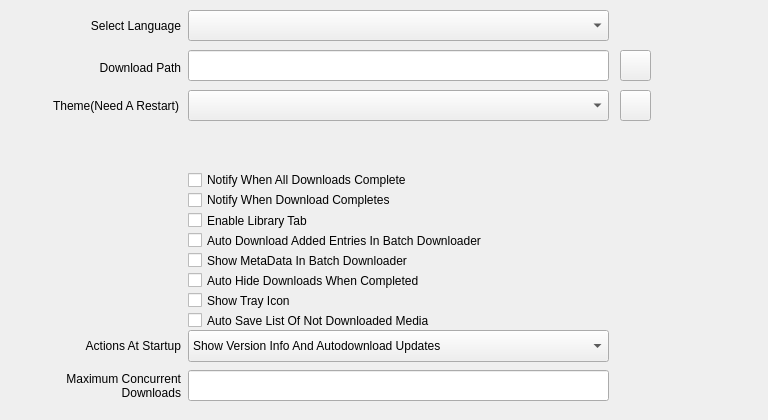
        <widget class="QWidget" name="tabWidgetConfigureGeneralOptions">
         <attribute name="title">
          <string>General Options</string>
         </attribute>
         <widget class="QLineEdit" name="lineEditConfigureDownloadPath">
          <property name="geometry">
           <rect>
            <x>188</x>
            <y>50</y>
            <width>421</width>
            <height>31</height>
           </rect>
          </property>
         </widget>
         <widget class="QPushButton" name="pbConfigureDownloadPath">
          <property name="geometry">
           <rect>
            <x>620</x>
            <y>50</y>
            <width>31</width>
            <height>31</height>
           </rect>
          </property>
          <property name="toolTip">
           <string
                                            >A Button To Open A Folder To Be Used As A Download Folder</string>
          </property>
          <property name="text">
           <string />
          </property>
         </widget>
         <widget class="QLabel" name="labelConfigureLanguage">
          <property name="geometry">
           <rect>
            <x>10</x>
            <y>10</y>
            <width>171</width>
            <height>31</height>
           </rect>
          </property>
          <property name="text">
           <string>Select Language</string>
          </property>
          <property name="alignment">
           <set
                                            >Qt::AlignmentFlag::AlignRight|Qt::AlignmentFlag::AlignTrailing|Qt::AlignmentFlag::AlignVCenter</set>
          </property>
          <property name="wordWrap">
           <bool>true</bool>
          </property>
         </widget>
         <widget class="QComboBox" name="cbConfigureLanguage">
          <property name="geometry">
           <rect>
            <x>188</x>
            <y>10</y>
            <width>421</width>
            <height>31</height>
           </rect>
          </property>
         </widget>
         <widget class="QLabel" name="labelConfigureDownloadPath">
          <property name="geometry">
           <rect>
            <x>10</x>
            <y>52</y>
            <width>171</width>
            <height>31</height>
           </rect>
          </property>
          <property name="text">
           <string>Download Path</string>
          </property>
          <property name="alignment">
           <set
                                            >Qt::AlignmentFlag::AlignRight|Qt::AlignmentFlag::AlignTrailing|Qt::AlignmentFlag::AlignVCenter</set>
          </property>
          <property name="wordWrap">
           <bool>true</bool>
          </property>
         </widget>
         <widget
                                        class="QCheckBox"
                                        name="cbConfigureShowMetaDataInBatchDownloader"
                                    >
          <property name="geometry">
           <rect>
            <x>188</x>
            <y>250</y>
            <width>571</width>
            <height>21</height>
           </rect>
          </property>
          <property name="text">
           <string>Show MetaData In Batch Downloader</string>
          </property>
         </widget>
         <widget
                                        class="QLineEdit"
                                        name="lineEditConfigureMaximuConcurrentDownloads"
                                    >
          <property name="geometry">
           <rect>
            <x>188</x>
            <y>370</y>
            <width>421</width>
            <height>31</height>
           </rect>
          </property>
         </widget>
         <widget class="QLabel" name="labelMaximumConcurrentDownloads">
          <property name="geometry">
           <rect>
            <x>10</x>
            <y>360</y>
            <width>171</width>
            <height>51</height>
           </rect>
          </property>
          <property name="text">
           <string>Maximum Concurrent Downloads</string>
          </property>
          <property name="alignment">
           <set
                                            >Qt::AlignmentFlag::AlignRight|Qt::AlignmentFlag::AlignTrailing|Qt::AlignmentFlag::AlignVCenter</set>
          </property>
          <property name="wordWrap">
           <bool>true</bool>
          </property>
         </widget>
         <widget class="QComboBox" name="comboBoxConfigureDarkTheme">
          <property name="geometry">
           <rect>
            <x>188</x>
            <y>90</y>
            <width>421</width>
            <height>31</height>
           </rect>
          </property>
         </widget>
         <widget class="QLabel" name="labelConfigureTheme">
          <property name="geometry">
           <rect>
            <x>8</x>
            <y>90</y>
            <width>171</width>
            <height>31</height>
           </rect>
          </property>
          <property name="text">
           <string>Theme(Need A Restart)</string>
          </property>
          <property name="alignment">
           <set
                                            >Qt::AlignmentFlag::AlignRight|Qt::AlignmentFlag::AlignTrailing|Qt::AlignmentFlag::AlignVCenter</set>
          </property>
          <property name="wordWrap">
           <bool>true</bool>
          </property>
         </widget>
         <widget class="QPushButton" name="pbOpenThemeFolder">
          <property name="geometry">
           <rect>
            <x>620</x>
            <y>90</y>
            <width>31</width>
            <height>31</height>
           </rect>
          </property>
          <property name="toolTip">
           <string
                                            >A Button To Open A Folder Where Theme Config Files Are Stored</string>
          </property>
          <property name="text">
           <string />
          </property>
         </widget>
         <widget class="QCheckBox" name="cbShowTrayIcon">
          <property name="geometry">
           <rect>
            <x>188</x>
            <y>290</y>
            <width>571</width>
            <height>21</height>
           </rect>
          </property>
          <property name="text">
           <string>Show Tray Icon</string>
          </property>
         </widget>
         <widget class="QCheckBox" name="cbAutoSaveNotDownloadedMedia">
          <property name="geometry">
           <rect>
            <x>188</x>
            <y>310</y>
            <width>571</width>
            <height>21</height>
           </rect>
          </property>
          <property name="text">
           <string>Auto Save List Of Not Downloaded Media</string>
          </property>
         </widget>
         <widget class="QCheckBox" name="cbAutoHideDownloadCompleted">
          <property name="geometry">
           <rect>
            <x>188</x>
            <y>270</y>
            <width>571</width>
            <height>21</height>
           </rect>
          </property>
          <property name="text">
           <string>Auto Hide Downloads When Completed</string>
          </property>
         </widget>
         <widget class="QComboBox" name="comboBoxActionsWhenStarting">
          <property name="geometry">
           <rect>
            <x>188</x>
            <y>330</y>
            <width>421</width>
            <height>32</height>
           </rect>
          </property>
          <item>
           <property name="text">
            <string>Show Version Info And Autodownload Updates</string>
           </property>
          </item>
          <item>
           <property name="text">
            <string>Show Version Info And Latest Version Info</string>
           </property>
          </item>
          <item>
           <property name="text">
            <string>Show Version Info Only</string>
           </property>
          </item>
          <item>
           <property name="text">
            <string>Do Nothing</string>
           </property>
          </item>
         </widget>
         <widget class="QLabel" name="labelActionsAtStartup">
          <property name="geometry">
           <rect>
            <x>10</x>
            <y>330</y>
            <width>171</width>
            <height>31</height>
           </rect>
          </property>
          <property name="text">
           <string>Actions At Startup</string>
          </property>
          <property name="alignment">
           <set
                                            >Qt::AlignmentFlag::AlignRight|Qt::AlignmentFlag::AlignTrailing|Qt::AlignmentFlag::AlignVCenter</set>
          </property>
          <property name="wordWrap">
           <bool>true</bool>
          </property>
         </widget>
         <widget class="QCheckBox" name="cbconfigureAutoDownload">
          <property name="geometry">
           <rect>
            <x>188</x>
            <y>230</y>
            <width>571</width>
            <height>21</height>
           </rect>
          </property>
          <property name="text">
           <string>Auto Download Added Entries In Batch Downloader</string>
          </property>
         </widget>
         <widget class="QCheckBox" name="cbLibraryTabEnable">
          <property name="geometry">
           <rect>
            <x>188</x>
            <y>210</y>
            <width>571</width>
            <height>21</height>
           </rect>
          </property>
          <property name="text">
           <string>Enable Library Tab</string>
          </property>
         </widget>
         <widget class="QCheckBox" name="cbConfigureNotifyWhenDownloadComplete">
          <property name="geometry">
           <rect>
            <x>188</x>
            <y>190</y>
            <width>571</width>
            <height>20</height>
           </rect>
          </property>
          <property name="text">
           <string>Notify When Download Completes</string>
          </property>
         </widget>
         <widget
                                        class="QCheckBox"
                                        name="cbConfigureNotifyWhenAllDownloadCompltes"
                                    >
          <property name="geometry">
           <rect>
            <x>188</x>
            <y>170</y>
            <width>571</width>
            <height>20</height>
           </rect>
          </property>
          <property name="sizePolicy">
           <sizepolicy hsizetype="Minimum" vsizetype="Fixed">
            <horstretch>0</horstretch>
            <verstretch>0</verstretch>
           </sizepolicy>
          </property>
          <property name="text">
           <string>Notify When All Downloads Complete</string>
          </property>
         </widget>
        </widget>
